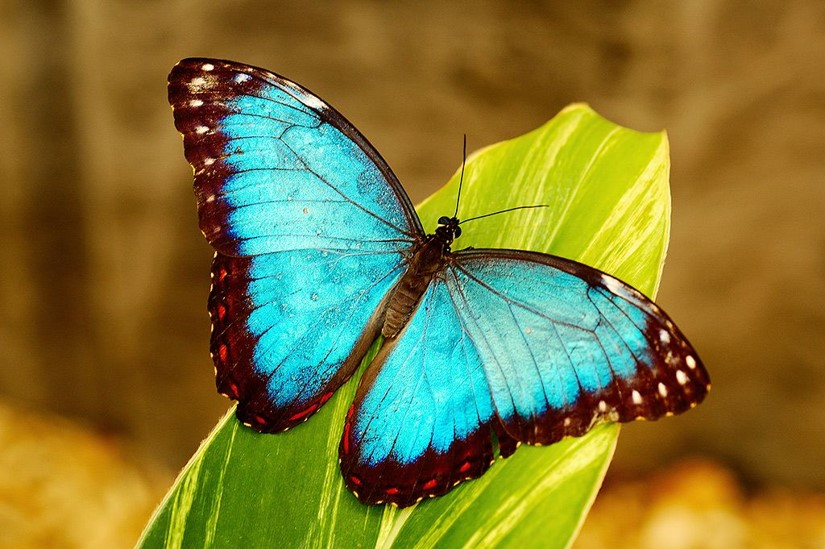
#> input picture butterfly.jpg, 825 x 549 px
$ python pilfirstdraw.py
#> lines starting #> are read from the running program, lines starting #| are printed output that depends on the picture
from PIL import Image

def drawings():
    pic = Image.open("butterfly.jpg")
#> pic is the input picture: PIL image 825x549 RGB; mean R, G, B 126.1, 120.2, 54.2


    for x_col in range(pic.size[0]):
        for x_row in range(pic.size[1]):
            (r,g,b)= pic.getpixel((x_col,x_row))
            if (r+g+b)/3 < 25:
                pic.putpixel( (x_col, x_row), (255, 0, 0))
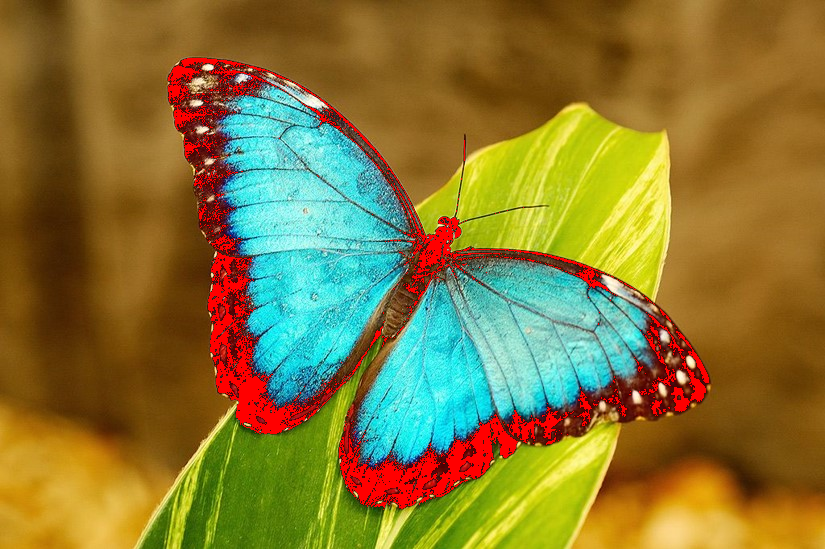
#> pic: PIL image 825x549 RGB; mean R, G, B 134.9, 119.9, 54


    pic.show()


drawings()

# Draw a horizontal line across the picture on row 100
# Generalize this so that it works for any picture
# Draw another horizontal line that ends in the middle of the picture
# Draw 4 horizontal lines on rows 100, 200, 300, 400 (Try again with nested loops)
# Draw a grey horizontal bar covering the top 100 rows
# Draw a grey vertical bar covering the first 100 columns
# Cover the whole picture in grey
# Cover the top half of the picture in grey
# Cover the top left quadrant in grey
# Cool effects: increase the red content by 50%
